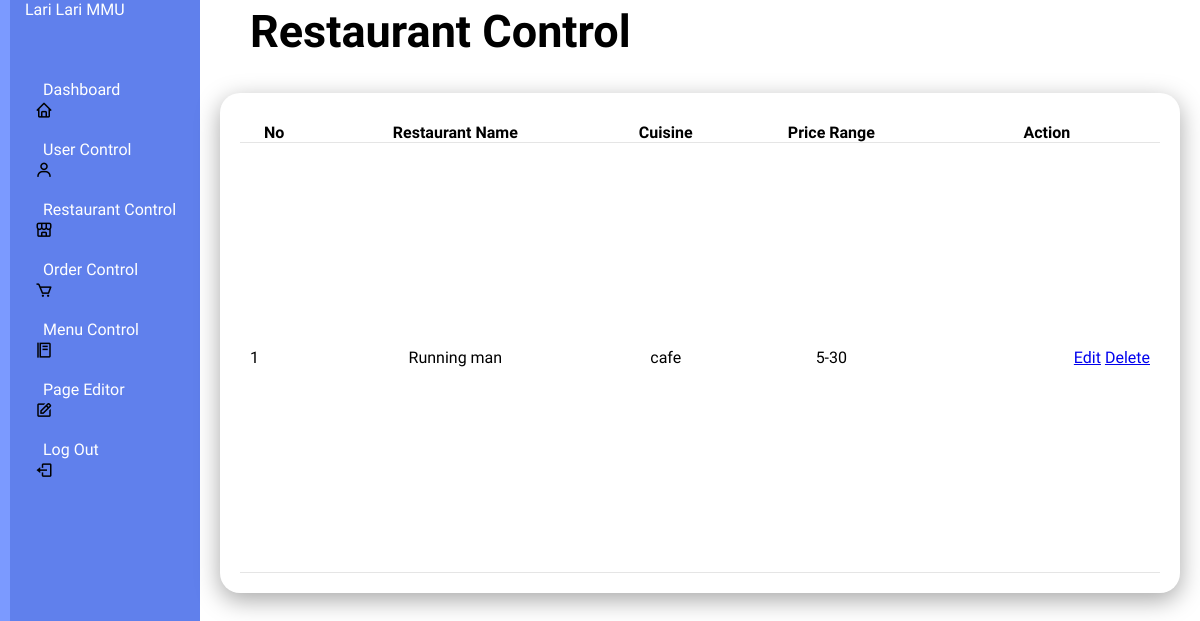
The app's page /restaurantcontrol with its own data.
### tables this page shows
CREATE TABLE restaurants (
            id INTEGER PRIMARY KEY AUTOINCREMENT,
            name TEXT NOT NULL UNIQUE,
            cuisine TEXT NOT NULL,
            price_range TEXT NOT NULL,
            owner_username TEXT NOT NULL,
            FOREIGN KEY (owner_username) REFERENCES users(username)
        );

### app.py (the view)
@app.route('/restaurantcontrol', methods=['GET'])
def restaurantcontrol():
    conn = get_db_connection()
    cursor = conn.cursor()
    query = """
        SELECT id, name, cuisine, price_range
        FROM restaurants
    """
    cursor.execute(query)
    restaurants = cursor.fetchall()
    conn.close()
    return render_template('restaurantcontrol.html', restaurants=restaurants)

### app.py (called while the page is built)
def get_db_connection():
    con = sqlite3.connect("database.db")
    con.row_factory = sqlite3.Row
    return con

### templates/restaurantcontrol.html (shortened to what this page needs)
<!DOCTYPE html>
<html lang="en">
<head>
    <link rel="stylesheet" type="text/css" href="../static/style(admin2).css">
    <link rel="stylesheet" href="https://unpkg.com/boxicons@latest/css/boxicons.min.css">
        <link href="https://cdn.jsdelivr.net/npm/remixicon@4.3.0/fonts/remixicon.css" rel="stylesheet"/>
        <link rel="stylesheet" href="https://unpkg.com/aos@next/dist/aos.css" />
</head>
</head>
<body>
    <div class="admincontainer">
        <div class="navbar">
            <ul>
                <li><a href="#">Lari Lari MMU</a></li>
                <li><i class='bx bx-home'></i><a href="/admin">Dashboard</a></li>
                <li><i class='bx bx-user'></i><a href="/usercontrol">User Control</a></li>
                <li><i class='bx bx-store-alt'></i><a href="/restaurantcontrol">Restaurant Control</a></li>
                <li><i class='bx bx-cart'></i><a href="/ordercontrol">Order Control</a></li>
                <li><i class='bx bx-food-menu'></i><a href="/menucontrol">Menu Control</a></li>
                <li><i class='bx bx-edit'></i><a href="/pageEditor">Page Editor</a></li>
                <li><i class='bx bx-log-out'></i><a href="/logout">Log Out</a></li>
            </ul>
        </div>
    </div>
    <div class="admin-main">
        <div class="admin-header">
            <h2>Restaurant Control</h2>
        </div>
        <div class="admin-table">
            <div class="table-body">
                <table>
                    <thead>
                        <tr>
                            <th>No</th>
                            <th>Restaurant Name</th>
                            <th>Cuisine</th>
                            <th>Price Range</th>
                            <th>Action</th>
                        </tr>
                    </thead>
                    <tbody>
                        {% for restaurant in restaurants %}
                        <tr>
                            <td>{{ loop.index }}</td>
                            <td>{{ restaurant.name }}</td>
                            <td>{{ restaurant.cuisine }}</td>
                            <td>{{ restaurant.price_range }}</td>
                            <td class="actions">
                                <a href="{{ url_for('edit_restaurant', restaurant_id=restaurant.id) }}">Edit</a>
                                <a href="{{ url_for('delete_restaurant', restaurant_id=restaurant.id) }}" onclick="return confirm('Are you sure you want to delete this restaurant?')">Delete</a>
                            </td>
                        </tr>
                        {% endfor %}
                    </tbody>
                </table>
            </div>
        </div>
    </div>
</body>
</html>

### static/style(admin2).css (style rules this page uses)
* { padding: 0; margin: 0; box-sizing: border-box; font-family: "Protest Guerrilla", sans-serif; }
.admincontainer { position: relative; width: 100%; }
.navbar { position: fixed; width: 200px; height: 100%; background:#6080ec; border-left: 10px solid #7b9aff; transition: 0.5s; overflow: hidden; }
.navbar ul { position: absolute; top: 0; left: 0; width: 100%; }
.navbar ul li { display:flex; align-items: center; justify-content: center; position: relative; width: 100%; list-style: none; border-top-left-radius: 30px; border-bottom-left-radius: 30px; border-top-right-radius: 5px; border-bottom-right-radius: 5px; }
.navbar ul li:nth-child(1) { margin-bottom: 20px; pointer-events: none; }
.navbar ul li a { display: flex; align-items: center; position: relative; display: block; width: 100%; height: 60px; padding: 0 15px; text-decoration: none; color: white; }
.navbar i { position: relative; left: 25px; font-size: 18px; text-align: center; }
.admin-main { position: relative; width: calc(100% - 200px); left: 200px; min-height: 100vh; background-color: white; transition: 0.5s; }
.admin-header { position: relative; margin: 0 30px; padding: 5px 20px; justify-content: center; align-items: center; font-size: 30px; }
.admin-table { position: relative; width: 100%; padding: 20px; display: grid; width: 100%; grid-gap: 20px; margin-top: 10px; }
.admin-table .table-body { position: relative; display: grid; min-height: 500px; background: white; padding: 20px; box-shadow: 0 7px 25px rgba(0,0,0,0.35); border-radius: 20px; }
.admin-table table { width: auto; border-collapse: collapse; margin-top: 10px; }
.admin-table .table-body table tr { color: black; border-bottom: 1px solid rgba(0,0,0,0.1); }
.admin-table .table-body table tr td { padding: 10px; }
.admin-table .table-body table tr td:last-child { text-align: end; }
.admin-table .table-body table tr td:nth-child(2) { text-align: center; }
.admin-table .table-body table tr td:nth-child(3) { text-align: center; }
.admin-table .table-body table tr td:nth-child(4) { text-align: center; }

### records on screen
restaurants: name "Running man", cuisine "cafe", price_range "5-30"
